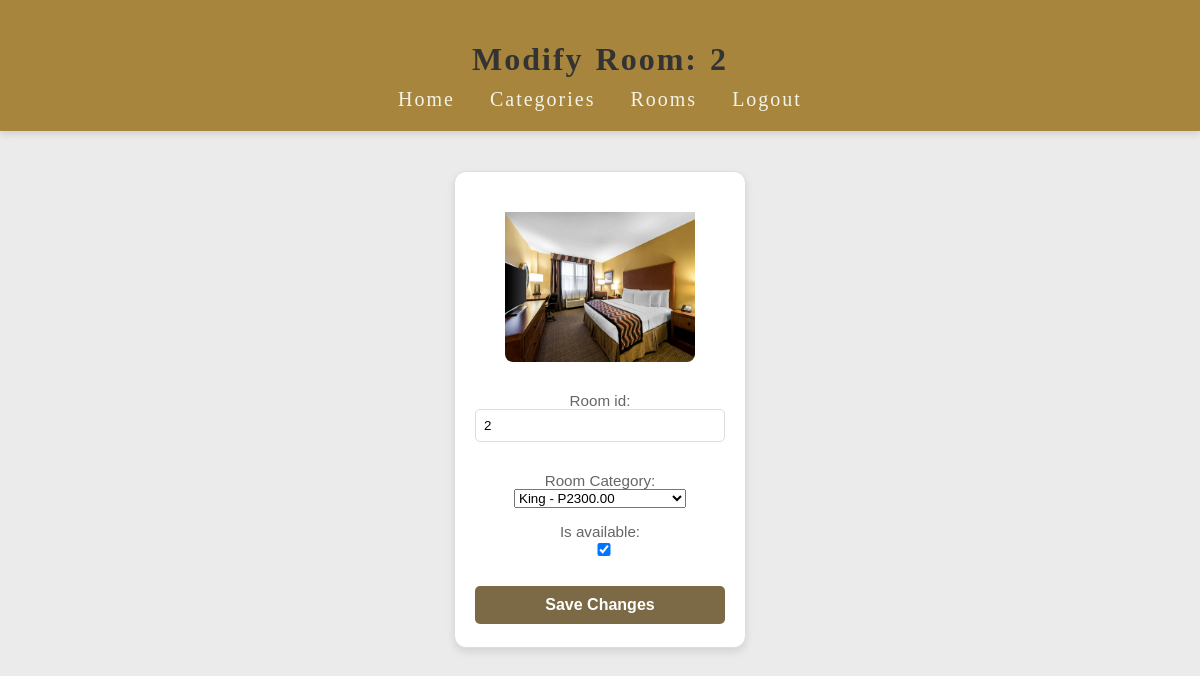
Before: /dashboard/room/modify/19/ (signed in) with the older database file.
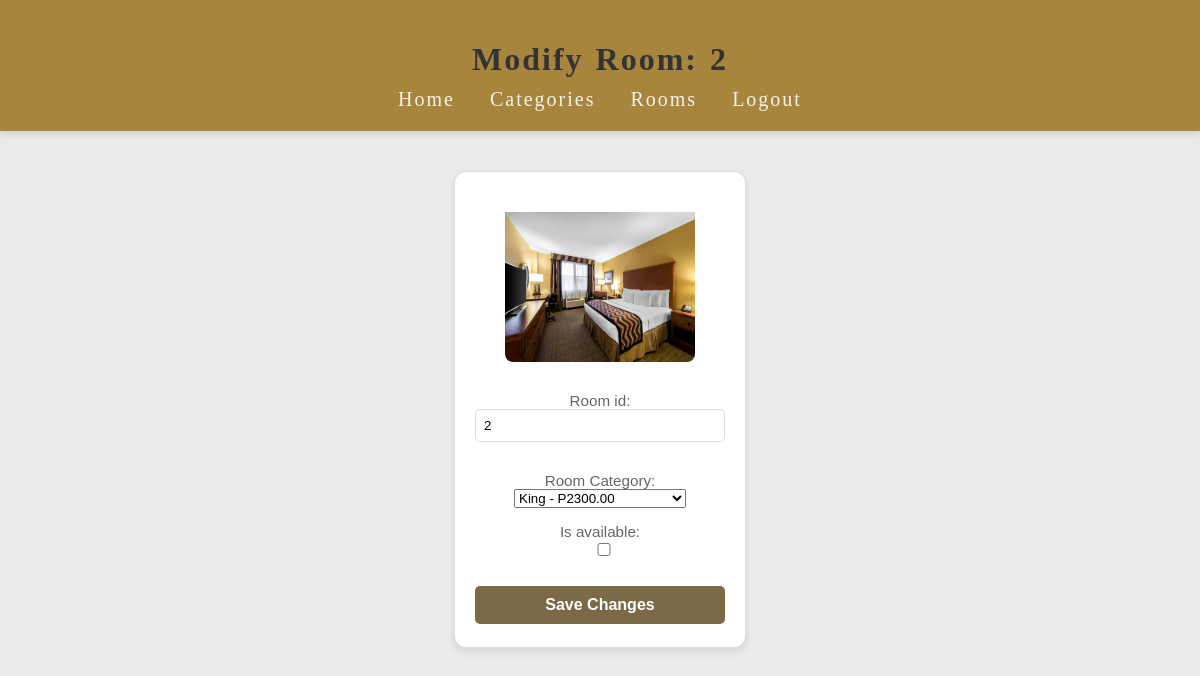
After: the same page with the newer database file.
### dashboard/models.py (models this page shows, shortened)
class Room(models.Model):
    room_category = models.ForeignKey(RoomCategory, on_delete=models.CASCADE)
    room_id = models.CharField(max_length=10)
    is_available = models.BooleanField(default=True)

class RoomCategory(models.Model):
    category_id = models.CharField(max_length=30)
    room_photo = models.ImageField(default='fallback.png', blank=True)
    room_desc = models.TextField(max_length=200, blank=True)
    room_price = models.DecimalField(max_digits=10, decimal_places=2)
    def __str__(self):
        return f"{self.category_id} - P{self.room_price}"

### dashboard/views.py (the view)
# urls.py: path('room/modify/<int:room_id>/', views.room_detail, name='room_detail'),
@login_required
def room_detail(request, room_id):
    room = get_object_or_404(Room, id=room_id)
    if request.method == 'POST':
        form = RoomForm(request.POST, instance=room)
        if form.is_valid():
            form.save()
            messages.success(request, "Room details updated successfully.")
            return redirect('dashboard:modify_room_landing')
        else:
            messages.error(request, "There was an error updating the room details.")
    else:
        form = RoomForm(instance=room)
    return render(request, 'dashboard/room_detail.html', {'form': form, 'room': room})

### dashboard/forms.py
class RoomForm(forms.ModelForm):
    room_category = forms.ModelChoiceField(
        queryset=RoomCategory.objects.all(),
        empty_label="Select Room Category",
        label="Room Category",
    )
    class Meta:
        model = Room
        fields = ['room_id', 'room_category','is_available']

### dashboard/templates/dashboard/room_detail.html (shortened to what this page needs)
{% load static %}
<!DOCTYPE html>
<html lang="en">
<head>
    <link rel="stylesheet" href="{% static 'css/css.css' %}">
</head>
<body>
    <header>
        <h1>Modify Room: {{ room.room_id }}</h1>
        <ul>
            <li><a href="{% url 'dashboard:admin_landing' %}">Home</a></li>
            <li><a href="{% url 'dashboard:add_or_modify_category' %}">Categories</a></li>
            <li><a href="{% url 'dashboard:add_or_modify_room' %}">Rooms</a></li>
            <li><a href="{% url 'dashboard:admin_logout' %}">Logout</a></li>
        </ul>
    </header>
    <div class="container">
        <div class="room-card-container">
            {% if room.room_category.room_photo %}
            <img src="{{ room.room_category.room_photo.url }}" alt="Room Photo" class="room-photo">
        {% else %}
            <img src="{% static 'dashboard/images/default-room.jpg' %}" alt="Default Room Photo" class="room-photo">
        {% endif %}
            <form id="update-room-form" method="POST" enctype="multipart/form-data">
                {{ form.as_p }}
                <button type="submit">Save Changes</button>
            </form>
        </div>
    </div>
</body>
</html>

Changed rows visible on the page:
changed Room "King - P2300.00": is_available "☑" → "☐"
